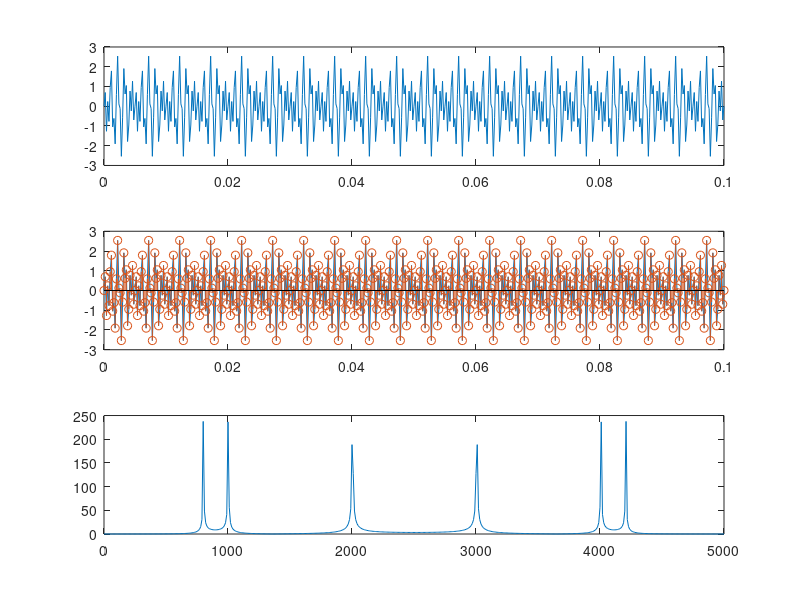

Write MATLAB code to recreate this figure.
F1 = 2000;
F2 = 1000;
F3 = 4200;
L = 500;
Fs2=5000;
T=(0:L)/Fs2;
Y1 = sin(2*pi*T*F1);
Y2 = sin(2*pi*T*F2);
Y3 = sin(2*pi*T*F3);
Y = Y1 + Y2 + Y3;

Y_FFT = fft(Y);
N = (0:L)*Fs2/L;

subplot(3, 1, 1);
plot(T,Y);

subplot(3, 1, 2);
plot(T,Y);
hold on;
stem(T, Y);

subplot(3, 1, 3);
plot(N,abs(Y_FFT));